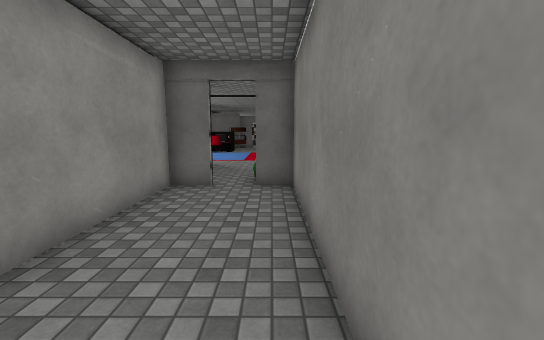
[1] (above)

17 first-person views from a walk through a Unity game level. The camera is 1.5 m above the floor, tilts 8° down and sees 90° across. The floor is counted in squares, 1 m on a side. Each view is taken from the middle of a square. On the plan, view 1 faces up. The plan holds only what a view shows up to about 14 squares ahead; the rest is blank. The place goes on beyond the plan. The player character is not drawn. Door leaves are left out, so doorways stand open. Some surface patterns are stand-ins.

[2]
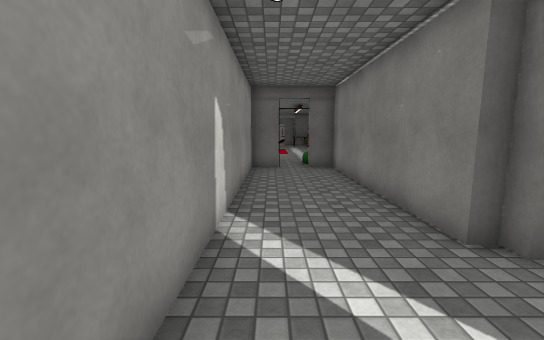

[3]
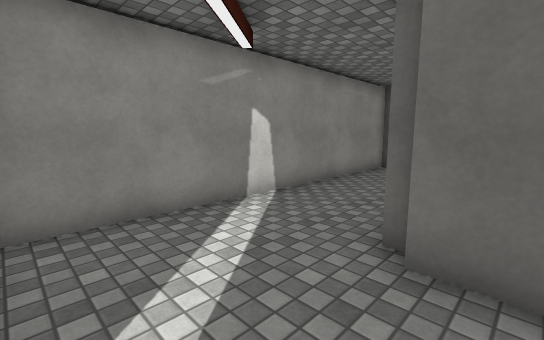

[4]
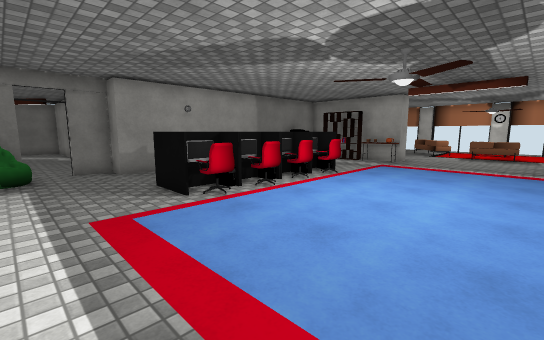

[5]
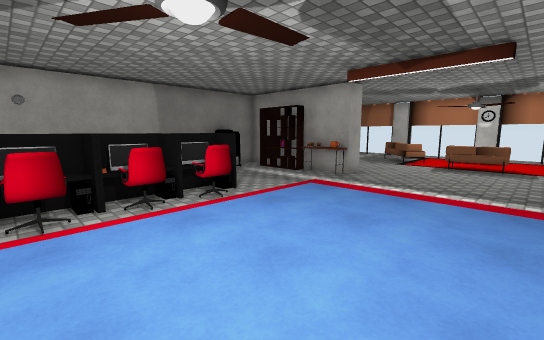

[6]
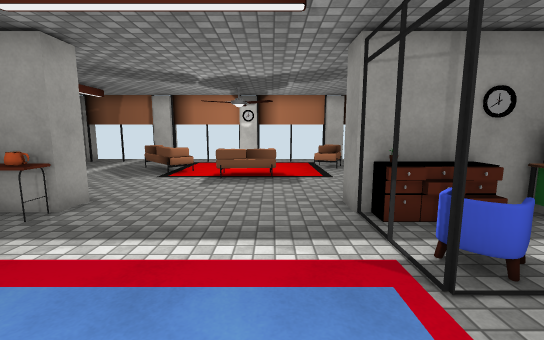

[7]
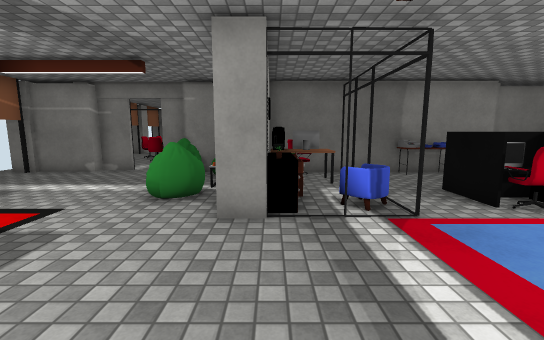

[8]
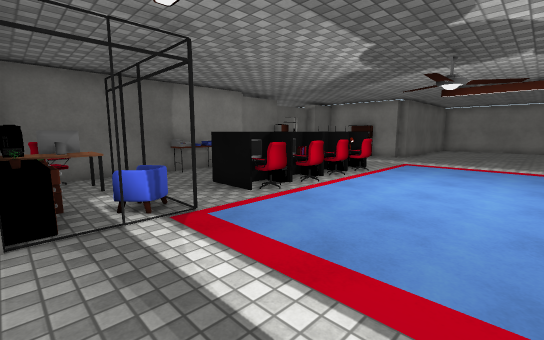

[9]
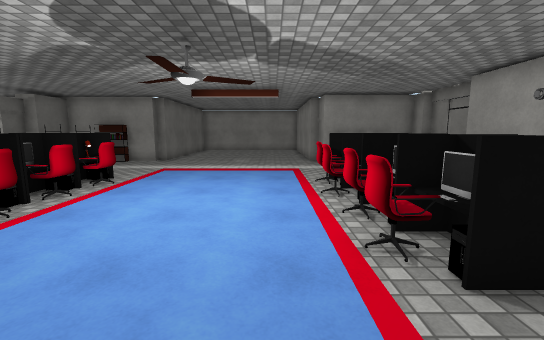

[10]
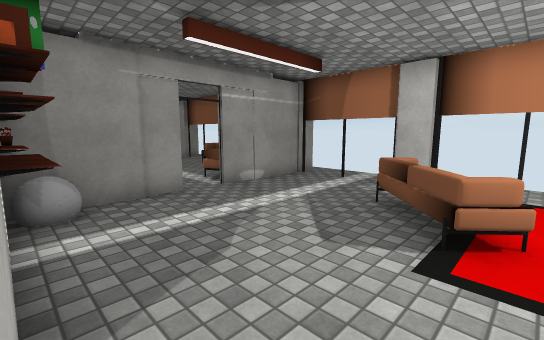

[11]
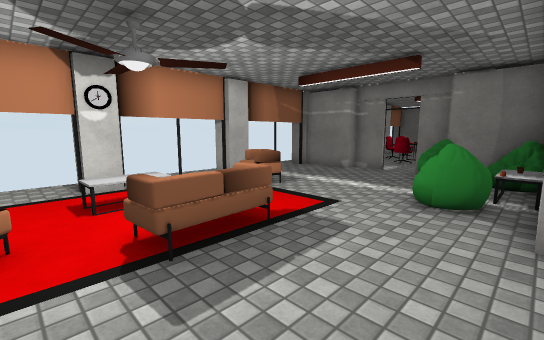

[12]
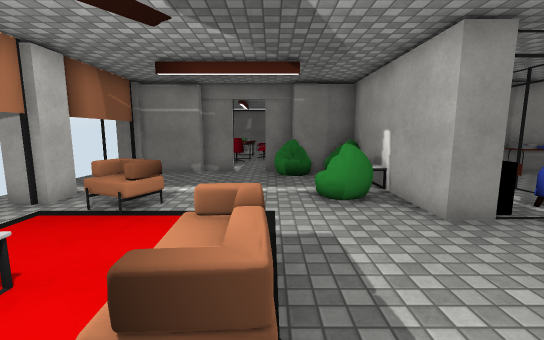

[13]
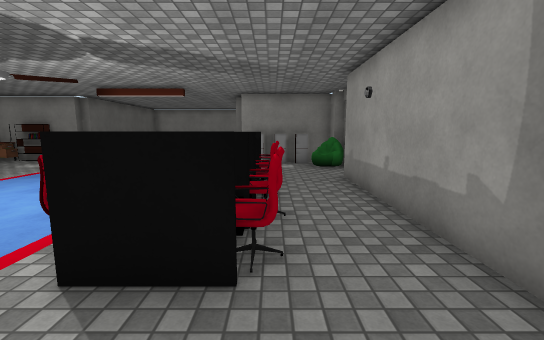

[14]
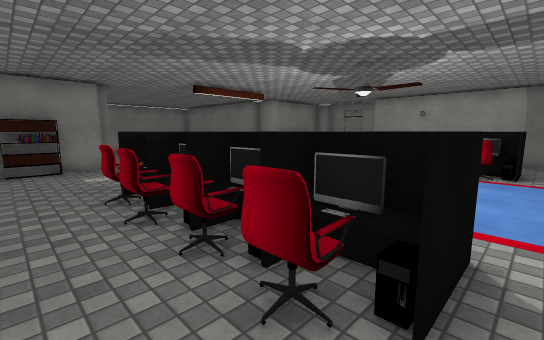

[15]
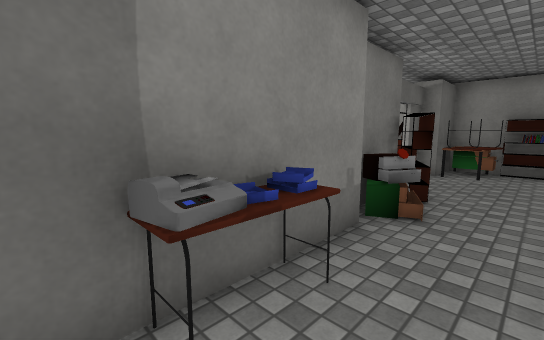

[16]
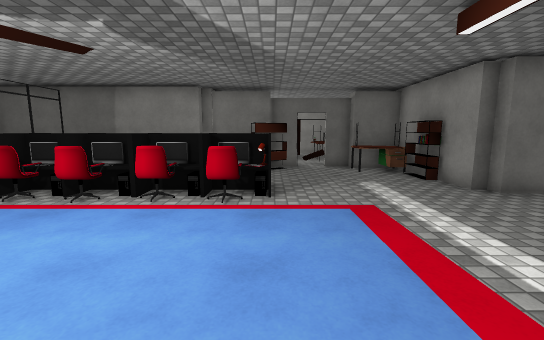

[17]
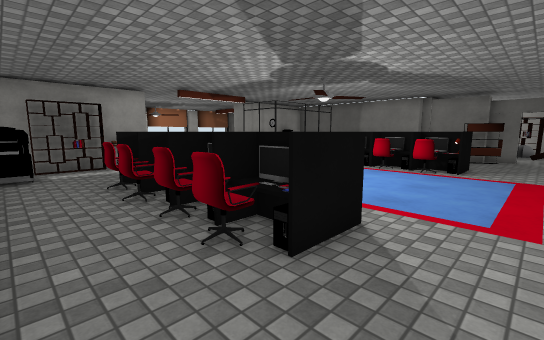

### Floor plan
Points are (right, up) in squares from view 1. A wall is a line through its corners. A room is listed if a view was taken in it or the views show most of it. See-through windows are left out.
Room 1 (views 1, 2, 3)
walls: (2.1, -1) (1, -1) (1, -0.5) (0.6, -0.5) (0.6, 8.1); (-1.6, 7.5) (-2.9, 7.5); (-2.9, 8.6) (-2.9, -4.1)
ways out: opening at (-0.5, 9) to room 2
objects: other object (0, 8) to (0, 9)
Room 2 (views 4, 5, 6, 7, 8, 9, 10, 11, 12, 13, 14, 15, 16, 17)
walls: (-14.4, 19.6) (-15, 19.6) (-15, 22.6); (-15, 13.9) (-14.4, 13.9); (-14.1, 21.4) (-14.1, 20.4); (-14.1, 10.6) (-14.1, 8.6) (-2.9, 8.6); (-15, 23.6) (-15, 25.1) (-16.6, 25.1); (-9.4, 25.1) (-10.9, 25.1); (-5.9, 25.1) (-7.6, 25.1); (-17.1, 25.6) (-18.2, 25.6); (-18.4, 8.6) (-14.9, 8.6); (-3, 25.6) (-5.9, 25.6); (-22.8, 16.4) (-23.8, 16.4); (-3, 7.7) (-1.6, 7.7); (-22.8, 13) (-22.8, 12); (-22.8, 21.6) (-22.8, 20.7) (-23.8, 20.7); (-1.8, 26.1) (-3.1, 26.1); (-20.7, 25.8) (-20.7, 25.1) (-23.8, 25.1); (2.3, 21.1) (2.3, 22.6); (-23.8, 8.6) (-20.4, 8.6); (1.5, 8.1) (1.5, 12.5) (2.1, 12.5); (2.4, 25.6) (0.6, 25.6) (0.6, 26.1) (-0.6, 26.1)
low walls: (-15, 13.5) (-15, 13.9)
ways out: opening at (-0.5, 9) to room 1; open door at (-11, 23) to room 3; opening at (-19.5, 8); opening at (-19.5, 26); opening at (-1, 26); gap at (-24, 17); gap at (-24, 21); gap at (-23, 9); gap at (-23, 16)
objects: clock (-23, 17); sofa (-22, 20) to (-20, 21); sofa (-21, 13) to (-19, 15); table (-21, 16) to (-21, 17); sofa (-19, 16) to (-18, 18); other object (-18, 25) to (-17, 25); other object (-17, 21) to (-16, 21); ball (-16, 9) to (-15, 9); table (-16, 22) to (-15, 24); other object (-15, 10); shelf (-15, 11); shelf (-15, 12); shelf (-15, 13); shelf (-14, 11); other object (-14, 12); desk (-14, 13); pot (-14, 14); other object (-14, 20); printer (-13, 9) to (-11, 10); other object (-13, 13); cabinet (-13, 20); cabinet (-13, 21); chair (-12, 20) to (-12, 21); chair (-9, 11); computer (-9, 13); chair (-9, 13) to (-8, 14); chair (-9, 20); computer (-9, 21); chair (-9, 22) to (-8, 23); desk (-9, 24) to (-8, 25); other object (-9, 25); chair (-8, 11) to (-7, 11); other object (-8, 12); chair (-8, 20) to (-7, 20); computer (-7, 13); chair (-7, 14); computer (-7, 22); chair (-7, 23); chair (-6, 11) to (-5, 11); other object (-6, 12); chair (-6, 13) to (-5, 14); chair (-6, 20) to (-5, 20); other object (-6, 21); chair (-6, 22) to (-5, 23); other object (-5, 12); computer (-5, 13); computer (-5, 21); other object (-5, 22); cabinet (-5, 25); chair (-4, 11); computer (-4, 12); chair (-4, 13) to (-3, 14); chair (-4, 20); computer (-4, 21); chair (-4, 22) to (-3, 22); cabinet (-4, 25); other object (-3, 12); other object (-3, 21); shelf (-3, 25); desk (0, 24) to (1, 25); other object (1, 10); other object (1, 11); other object (1, 12); desk (1, 25) to (2, 25); shelf (2, 23) to (2, 24)
Room 3 (no view inside)
walls: (-14.1, 24.1) (-14.1, 21.4); (-15, 22.6) (-15, 23.6); (-10.9, 25.1) (-14.1, 25.1)
ways out: open door at (-11, 23) to room 2
objects: computer (-13, 23); chair (-13, 24); desk (-12, 23) to (-12, 24)

Where each view was taken, in squares from view 1:
view 1: 0 up, 0 right, facing up
view 2: 4 down, 2 left, facing up
view 3: 4 down, 2 right, facing up-left
view 4: 19 up, 0 right, facing down-left
view 5: 19 up, 5 left, facing down-left
view 6: 18 up, 9 left, facing left
view 7: 15 up, 14 left, facing up
view 8: 15 up, 14 left, facing up-right
view 9: 15 up, 12 left, facing right
view 10: 15 up, 15 left, facing down-left
view 11: 15 up, 15 left, facing up-left
view 12: 15 up, 18 left, facing up
view 13: 11 up, 12 left, facing right
view 14: 24 up, 10 left, facing down-right
view 15: 23 up, 10 left, facing up-right
view 16: 14 up, 3 left, facing up
view 17: 9 up, 1 left, facing up-left
